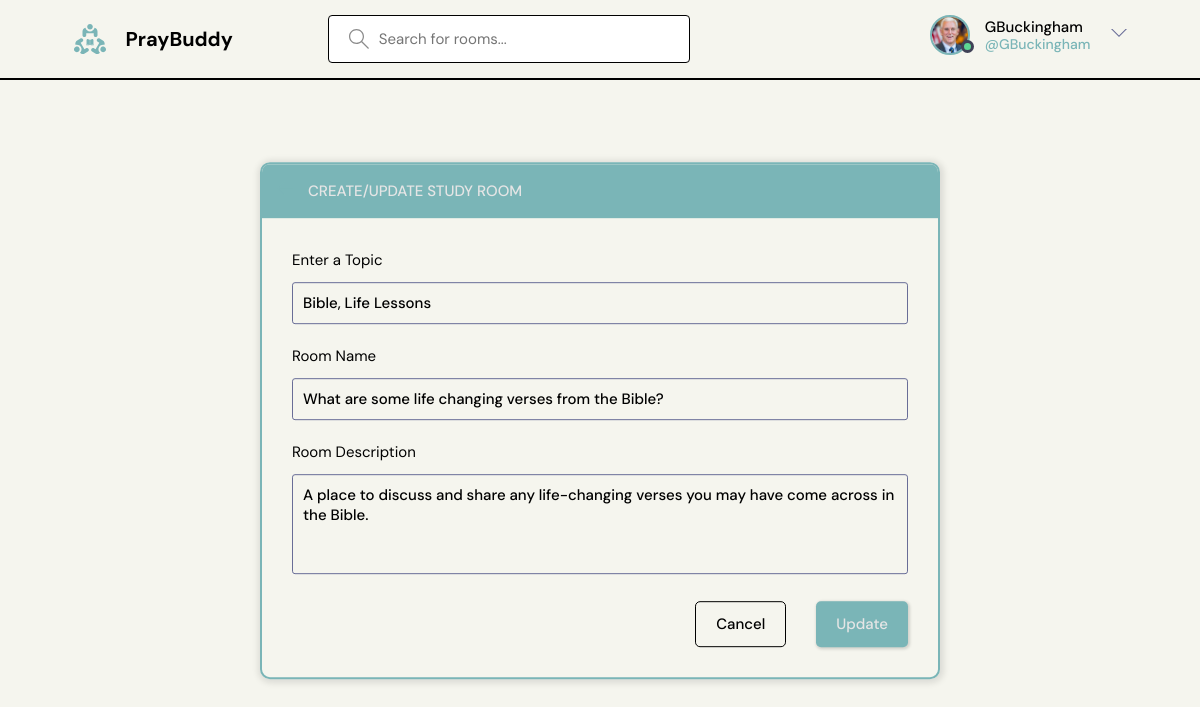
The app's page /update-room/8/ (signed in) with its own data.
### base/models.py (models this page shows, shortened)
class User(AbstractUser):
    name = models.CharField(max_length=200, null=True)
    email = models.EmailField(unique=True, null=True)
    bio = models.TextField(null=True)
    avatar = models.ImageField(null=True, default='avatar.svg')
    USERNAME_FIELD = 'email'
    REQUIRED_FIELDS = []

class Room(models.Model):
    host = models.ForeignKey(User, on_delete=models.SET_NULL, null=True)
    topic = models.ForeignKey(Topic, on_delete=models.SET_NULL, null=True)
    name = models.CharField(max_length=200)
    description = models.TextField(null=True, blank=True)
    participants = models.ManyToManyField(
        User, related_name='participants', blank=True)
    updated = models.DateTimeField(auto_now=True)
    created = models.DateTimeField(auto_now_add=True)
    class Meta:
        ordering = ['-updated', '-created']

class Topic(models.Model):
    name = models.CharField(max_length=200)

### base/views.py (the view, shortened to what this page needs)
# urls.py: path('update-room/<str:pk>/', views.updateRoom, name='update-room'),
@login_required(login_url='login')
def updateRoom(request, pk):
    room = Room.objects.get(id=pk)
    form = RoomForm(instance=room)
    topics = Topic.objects.all()
    if request.user != room.host:
        return HttpResponse('You are not allowed here!!')
    context = {'form': form, 'topics': topics, 'room': room}
    return render(request, 'base/room_form.html', context)

### base/forms.py
class RoomForm(ModelForm):
    class Meta:
        model = Room
        fields = '__all__'
        exclude = ['host', 'participants']

### base/templates/base/room_form.html (shortened to what this page needs)
{% extends "main.html" %}
{% block content %}
  <main class="create-room layout">
    <div class="container">
      <div class="layout__box">
        <div class="layout__boxHeader">
          <div class="layout__boxTitle">
            <a href="{% url 'home' %}">
              <svg version="1.1" xmlns="http://www.w3.org/2000/svg" width="32" height="32" viewBox="0 0 32 32">
                <title>arrow-left</title>
                <path
                  d="M13.723 2.286l-13.723 13.714 13.719 13.714 1.616-1.611-10.96-10.96h27.625v-2.286h-27.625l10.965-10.965-1.616-1.607z">
                </path>
              </svg>
            </a>
            <h3>Create/Update Study Room</h3>
          </div>
        </div>
        <div class="layout__body">
          <form class="form" action="" method="POST">
            <div class="form__group">
              <label for="room_topic">Enter a Topic</label>
              <input required type="text" value="{{ room.topic.name }}" name="topic" list="topic-list">
            </div>
            <div class="form__group">
              <label for="room_name">Room Name</label>
              {{ form.name }}
            </div>
            <div class="form__group">
              <label for="room_description">Room Description</label>
              {{ form.description }}
            </div>
            <div class="form__action">
              <a class="btn btn--dark" href="{% url 'home' %}">Cancel</a>
              <button class="btn btn--main" type="submit">Update</button>
            </div>
          </form>
        </div>
      </div>
    </div>
  </main>
{% endblock content %}

### templates/includes/navbar.html (shortened to what this page needs)
{% load static %}
<header class="header header--loggedIn">
  <div class="container">
    <a href="{% url 'home' %}" class="header__logo">
      <h1>PrayBuddy</h1>
    </a>
    <form class="header__search" method="GET" action="{% url 'home' %}">
      <label>
        <input name="q" placeholder="Search for rooms..." />
      </label>
    </form>
    <nav class="header__menu">
      {% if request.user.is_authenticated %}
      <div class="header__user">
        <a href="{% url 'user-profile' user.id %}">
          <div class="avatar avatar--medium active">
            <img src="{{ request.user.avatar.url }}" />
          </div>
          <p>{{ request.user.username }} <span>@{{ request.user.username }}</span></p>
        </a>
        <button class="dropdown-button">
          <svg version="1.1" xmlns="http://www.w3.org/2000/svg" width="32" height="32" viewBox="0 0 32 32">
            <title>chevron-down</title>
            <path d="M16 21l-13-13h-3l16 16 16-16h-3l-13 13z"></path>
          </svg>
        </button>
      </div>
      {% else %}
      <a href="{% url 'login' %}">
        <img src="{% static 'images/avatar.svg' %}" />
        <p>Login</p>
      </a>
      {% endif %}
    </nav>
  </div>
</header>

### records on screen
User: user.avatar (picture), user.username "GBuckingham"
Room: topic "Bible, Life Lessons", name "What are some life changing verses from the Bible?", description "A place to discuss and share any life-changing verses you may have come across in the Bible."
